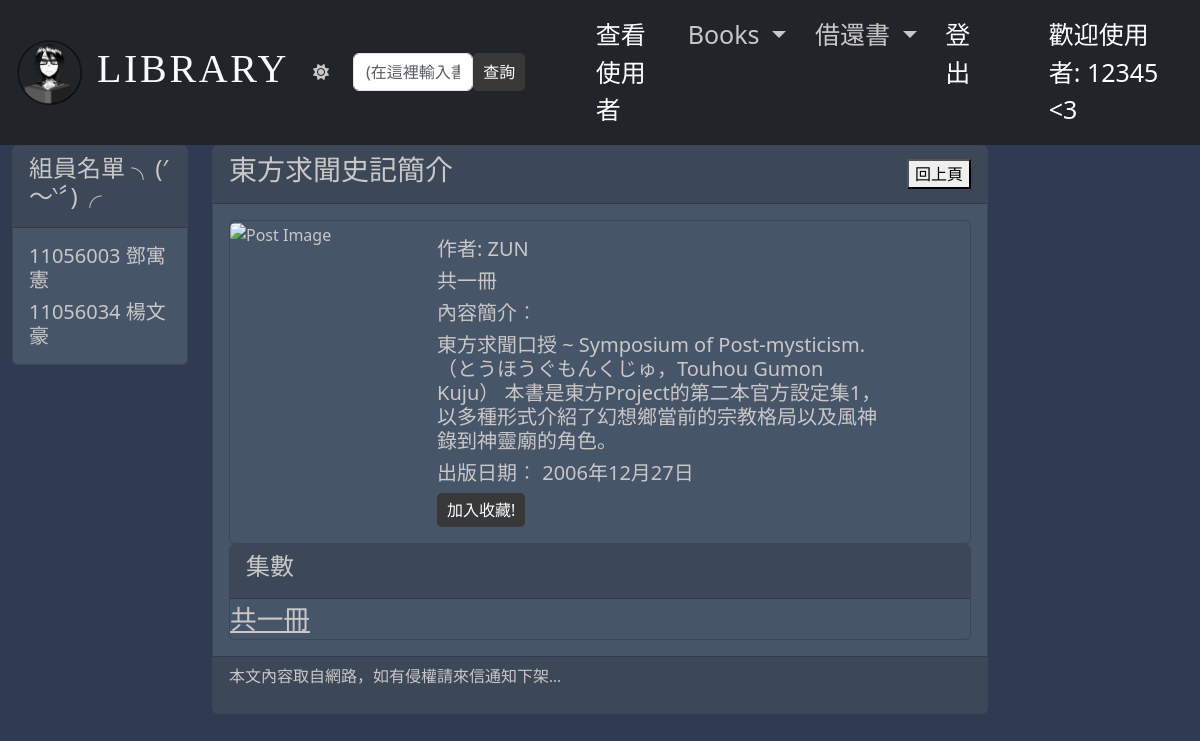
The page /intro/book1/ (signed in) on the database its author committed.
### mysite/models.py (models this page shows, shortened)
class Post(models.Model): #簡介用
    GENRE_CHOICES = (
        ('Literature', '文學'),
        ('Light Novel', '輕小說'),
        ('History', '歷史'),
        ('Biography', '自傳'),
        ('Philosophy', '哲學'),
    )
    title = models.CharField(max_length = 200)
    genre = models.CharField(max_length=20, choices=GENRE_CHOICES, default = '類型?')
    author = models.CharField(max_length = 200, default = 'who?')
    slug = models.CharField(max_length = 200)
    chapter = models.CharField(max_length = 200, default='有幾本?')
    body = models.TextField(max_length = 100000)
    pub_date = models.CharField(max_length = 200)
    image_url = models.URLField(blank=True, null=True)
    class Meta:
        ordering = ('-pub_date', )

class Episode(models.Model): #第幾本書，用於看書用
        post = models.ForeignKey(Post, on_delete=models.CASCADE)
        title = models.CharField(max_length = 200)
        episode = models.CharField(max_length = 200)
        content = models.TextField(max_length = 100000)

### mysite/views.py (the view)
# urls.py: path('intro/<slug:post_slug>/', mv.intro, name='intro'),
def intro(request, post_slug):
    post = get_object_or_404(Post, slug=post_slug)
    episodes = Episode.objects.filter(post=post)
    return render(request, 'intro.html', {'post': post, 'episodes': episodes})

### mysite/cxt_processor.py (called while the page is built)
def theme(request):
    if 'is_dark_theme' in request.session:
        is_dark_theme = request.session.get('is_dark_theme')
        return{'is_dark_theme': is_dark_theme}
    return {'is_dark_theme':False}

### templates/intro.html (shortened to what this page needs)
{% extends "base2.html" %}
{% block headmessage %}
<div style='display: flex; justify-content: space-between; align-items: center;'>
    <h3 style='font-family: 微軟正黑體;'>{{ post.title }}簡介</h3>
    <button onclick="goBack()">回上頁</button>
</div>
{% endblock headmessage %}
{% block content %}
<div class="card">
    <div class="row no-gutters">
        <div class="col-md-3">
            <img src="{{ post.image_url }}" alt="Post Image" class="card-img">
        </div>
        <div class="col-md-8">
            <div class="card-body">
                <h5 class="card-text">作者: {{ post.author }}</h5>
                <h5 class="card-text">{{ post.chapter }}</h5>
                <h5 class="card-text">內容簡介︰</h5>
                <h5 class="card-text">{{ post.body }}</h5>
                <h5 class="card-text">出版日期︰ {{ post.pub_date }}</h5>
                {% if user.is_authenticated %}
                <a href="javascript:void(0);" class="btn btn-primary" onclick="addToMyList('{{ post.title }}')">加入收藏!</a>
                {% else %}
                <br>
                <h3><i style="color: red;">未登入無法借書喔</i></h3>
                {% endif %}
            </div>
        </div>
    </div>
</div>
<div class="card">
    <div class="card-header"><h4 style='font-family:微軟正黑體;'>集數</h4></div>
        <ul style="list-style: none; padding: 0; margin: 0;">
            {% for episode in episodes %}
                {% if user.is_authenticated %}
                    <li style="display: inline-block; margin-right: 10px;">
                        <a href="{% url 'showepisode' episode.id %}" style="font-size: 20pt;">{{ episode.episode }}</a>
                    </li>
                    {% else %}
                    <li style="display: inline-block; margin-right: 10px;">
                        <a href="#" style="font-size: 20pt;">{{ episode.episode }}</a>
                    </li>
                {% endif %}
            {% endfor %}
        </ul>
</div>
{% endblock content %}

### templates/base2.html (shortened to what this page needs)
{% load static %}
{% load static tailwind_tags %}
<!DOCTYPE html>
<html class="{% if is_dark_theme %}dark{% endif %}">
    <head>
        {% tailwind_css %}
        <link rel="stylesheet" href="https://cdnjs.cloudflare.com/ajax/libs/font-awesome/6.0.0-beta3/css/all.min.css">
        <link href="https://cdn.jsdelivr.net/npm/bootstrap@5.3.2/dist/css/bootstrap.min.css" rel="stylesheet">
    </head>
    <body class="bg-gray-50 dark:bg-slate-800 text-black dark:text-gray-50">
        <nav class="navbar navbar-expand-lg navbar-dark bg-dark sticky-top">
            <div class="container-fluid">
                {% include 'header.html' %}
              <div class="collapse navbar-collapse" id="navbarSupportedContent">
                <ul class="navbar-nav me-auto mb-2 mb-lg-0">
                    {% if user.is_superuser %}
                    <li class="nav-item">
                        <a style="font-size: 25px;" class="nav-link active" aria-current="page" href="/view_users/">查看使用者</a>
                      </li>
                      <li class="nav-item dropdown">
                        <a style="font-size: 25px;" class="nav-link dropdown-toggle" href="#" id="navbarDropdown" role="button" data-bs-toggle="dropdown" aria-expanded="false">
                          Books
                        </a>
                      </li>
                      <li class="nav-item dropdown">
                        <a style="font-size: 25px;" class="nav-link dropdown-toggle" href="#" id="navbarDropdown" role="button" data-bs-toggle="dropdown" aria-expanded="false">
                          借還書
                        </a>
                      </li>
                      <li class="nav-item">
                        <a style="font-size: 25px;" class="nav-link active" aria-current="page" href="/logout/">登出</a>
                      </li>
                      <li class="nav-item">
                        <a style="font-size: 25px; font-family:'Segoe UI', Tahoma, Geneva, Verdana, sans-serif;" class="nav-link active" href="#">歡迎使用者: {{request.user}} <3</a>
                      </li>
                  {% endif %}
                </ul>
              </div>
            </div>
          </nav>
        <div class="container-fluid">
            <div class="row">
                <div class="col-sm-3 col-md-2 ">
                    <div class="card">
                        <div class="card-header">
                            <h4>組員名單 ╮(′～‵〞)╭</h4>
                        </div>
                        <div class="card-body">
                            <div class="list-group">
                                <h5 class="card-text">11056003 鄧寓憲</h5>
                                <h5 class="card-text">11056034 楊文豪</h5>
                            </div>
                        </div>
                    </div>
                </div>
                <div class="col-sm-8 col-md-8">
                    <div class="card">
                        <div class="card-header">
                            {% block headmessage %}
                            {% endblock %}
                        </div>
                        <div class="card-body">
                            {% block content %}
                             {% endblock %}
                        </div>
                        <div class="card-footer">
                            {% include 'footer.html' %}
                        </div>
                    </div>
                </div>
            </div>
        </div>
    </body>
</html>

### rows shown on the page
Post: title "東方求聞史記", author "ZUN", chapter "共一冊", body "東方求聞口授 ~ Symposium of Post-mysticism.（とうほうぐもんくじゅ，Touhou Gumon Kuju） 本書是東方Project的第二本官方設定集1，以多種形式介紹了幻想鄉當前的宗教格局以及風神錄到神靈廟的角色。", pub_date "2006年12月27日"
Episode: episode "共一冊"

### other values the page prints
{{ request.user }} "12345"
